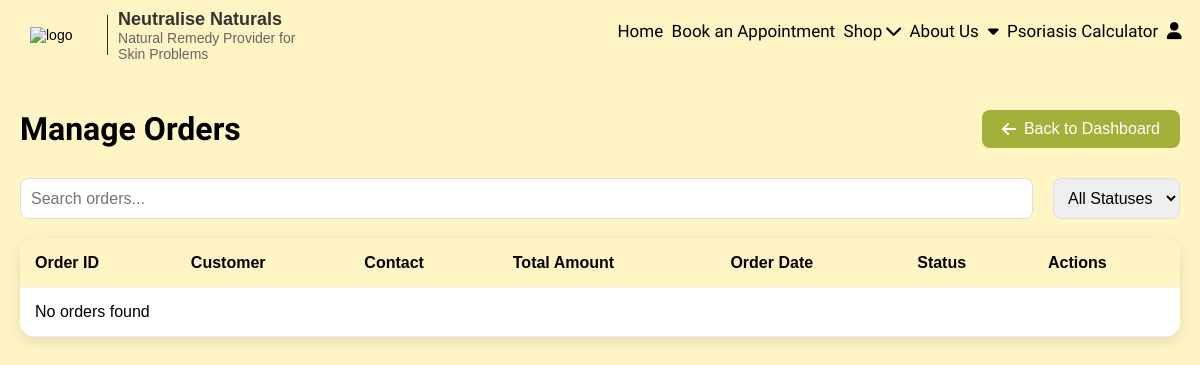
/admin_orders.php, run on an earlier commit of the app's database.
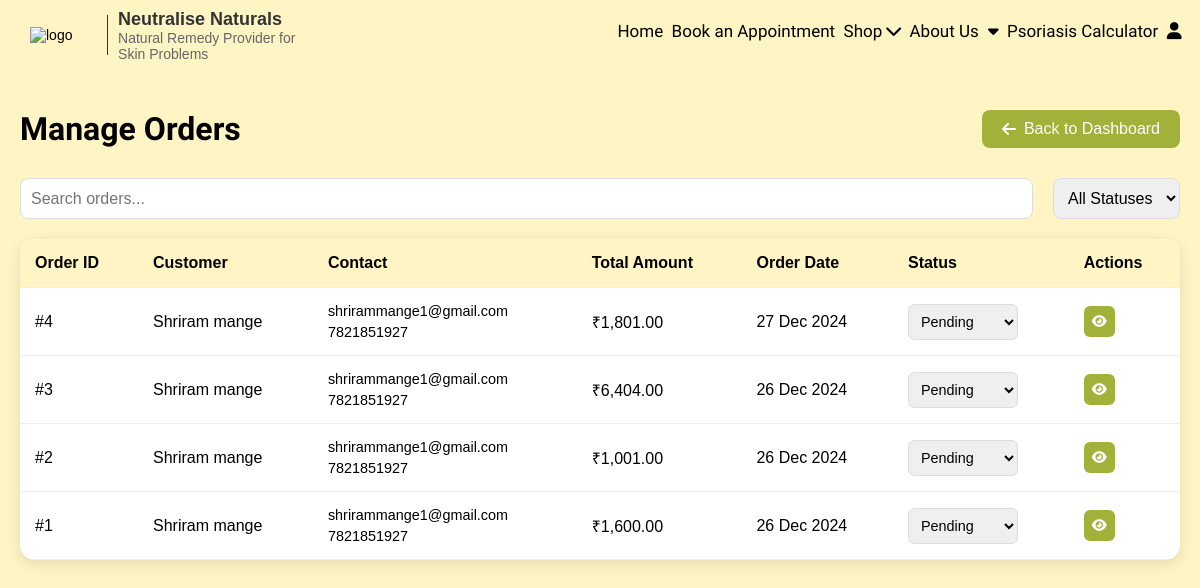
And on a later commit of the database.
### tables this page shows
CREATE TABLE `orders` (
  `id` int(11) NOT NULL AUTO_INCREMENT,
  `user_id` int(11) NOT NULL,
  `total_amount` decimal(10,2) NOT NULL,
  `status` enum('Pending','Processing','Shipped','Delivered','Cancelled') NOT NULL DEFAULT 'Pending',
  `order_date` timestamp NOT NULL DEFAULT current_timestamp(),
  `shipping_address` text NOT NULL,
  `payment_method` varchar(50) NOT NULL,
  `payment_status` enum('Pending','Completed','Failed') NOT NULL DEFAULT 'Pending',
  PRIMARY KEY (`id`),
  KEY `user_id` (`user_id`),
  CONSTRAINT `orders_ibfk_1` FOREIGN KEY (`user_id`) REFERENCES `register` (`id`) ON DELETE CASCADE
);

CREATE TABLE `register` (
  `id` int(11) NOT NULL,
  `full_name` varchar(255) NOT NULL,
  `email` varchar(255) NOT NULL,
  `phone` varchar(15) NOT NULL,
  `address` text NOT NULL,
  `password` varchar(255) NOT NULL,
  `created_at` timestamp NOT NULL DEFAULT current_timestamp()
);

### admin_orders.php (the view, shortened to what this page needs)
<?php
include 'connection.php';
$query = "SELECT o.*, r.full_name as customer_name, r.email, r.phone
          FROM orders o
          LEFT JOIN register r ON o.user_id = r.id
          ORDER BY o.order_date DESC";
$result = mysqli_query($con, $query);
?>
<!DOCTYPE html>
<html lang="en">
<head>
    <link rel="stylesheet" href="./css/index.css">
    <link rel="stylesheet" href="https://cdnjs.cloudflare.com/ajax/libs/font-awesome/6.0.0/css/all.min.css">
</head>
<body>
    <?php include 'header.php'; ?>
    <div class="admin-orders">
        <div class="page-header">
            <h1>Manage Orders</h1>
            <a href="admin_dashboard.php" class="back-btn">
                <i class="fas fa-arrow-left"></i> Back to Dashboard
            </a>
        </div>
        <div class="orders-container">
            <div class="filters">
                <input type="text" id="orderSearch" placeholder="Search orders..." onkeyup="filterOrders()">
                <select id="statusFilter" onchange="filterOrders()">
                    <option value="">All Statuses</option>
                </select>
            </div>
            <div class="orders-table-container">
                <table class="orders-table">
                    <thead>
                        <tr>
                            <th>Order ID</th>
                            <th>Customer</th>
                            <th>Contact</th>
                            <th>Total Amount</th>
                            <th>Order Date</th>
                            <th>Status</th>
                            <th>Actions</th>
                        </tr>
                    </thead>
                    <tbody>
                        <?php
                        if (mysqli_num_rows($result) > 0) {
                            while($order = mysqli_fetch_assoc($result)) {
                        ?>
                            <tr data-order-id="<?php echo $order['id']; ?>" data-status="<?php echo $order['status']; ?>">
                                <td>#<?php echo $order['id']; ?></td>
                                <td><?php echo htmlspecialchars($order['customer_name']); ?></td>
                                <td>
                                    <div class="contact-info">
                                        <span><?php echo htmlspecialchars($order['email']); ?></span>
                                        <span><?php echo htmlspecialchars($order['phone']); ?></span>
                                    </div>
                                </td>
                                <td>₹<?php echo number_format($order['total_amount'], 2); ?></td>
                                <td><?php echo date('d M Y', strtotime($order['order_date'])); ?></td>
                                <td>
                                    <select class="status-select" onchange="updateOrderStatus(<?php echo $order['id']; ?>, this.value)">
                                        <option value="Pending" <?php echo ($order['status'] == 'Pending') ? 'selected' : ''; ?>>Pending</option>
                                    </select>
                                </td>
                                <td>
                                    <button class="view-btn" onclick="viewOrderDetails(<?php echo $order['id']; ?>)">
                                        <i class="fas fa-eye"></i>
                                    </button>
                                </td>
                            </tr>
                        <?php
                            }
                        } else {
                            echo '<tr><td colspan="7" class="no-orders">No orders found</td></tr>';
                        }
                        ?>
                    </tbody>
                </table>
            </div>
        </div>
    </div>
</body>
</html>

What changed in the data, as far as the page shows it:
added orders: id "4", user.full_name "Shriram mange", user.email "shrirammange1@gmail.com", user.phone "7821851927", total_amount "1,801.00", order_date "27 Dec 2024", status+id "Pending"
added orders: id "3", user.full_name "Shriram mange", user.email "shrirammange1@gmail.com", user.phone "7821851927", total_amount "6,404.00", order_date "26 Dec 2024", status+id "Pending"
added orders: id "2", user.full_name "Shriram mange", user.email "shrirammange1@gmail.com", user.phone "7821851927", total_amount "1,001.00", order_date "26 Dec 2024", status+id "Pending"
added orders: id "1", user.full_name "Shriram mange", user.email "shrirammange1@gmail.com", user.phone "7821851927", total_amount "1,600.00", order_date "26 Dec 2024", status+id "Pending"
Also different on the page:
text no longer shown: "No orders found"
